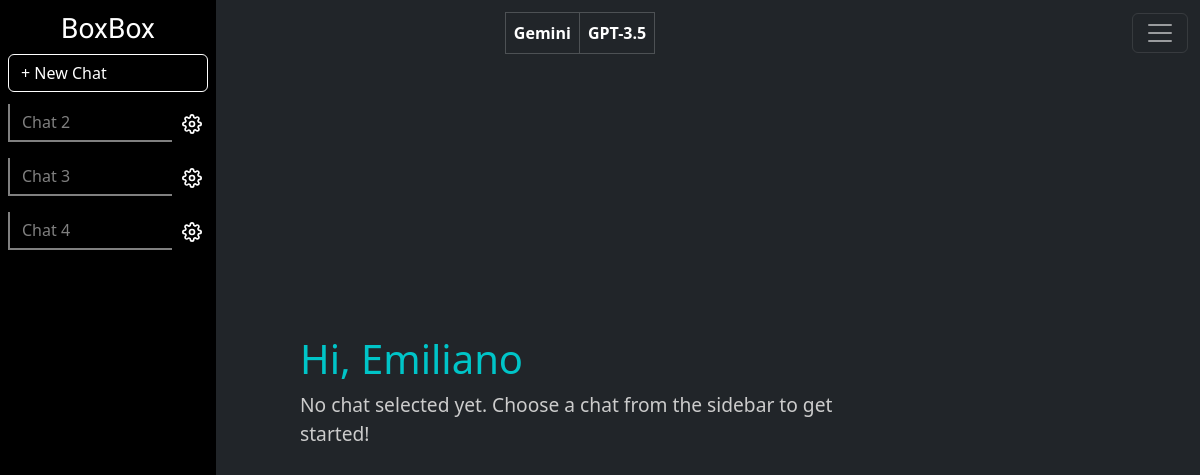
Page /mychats (signed in) on the earlier database version.
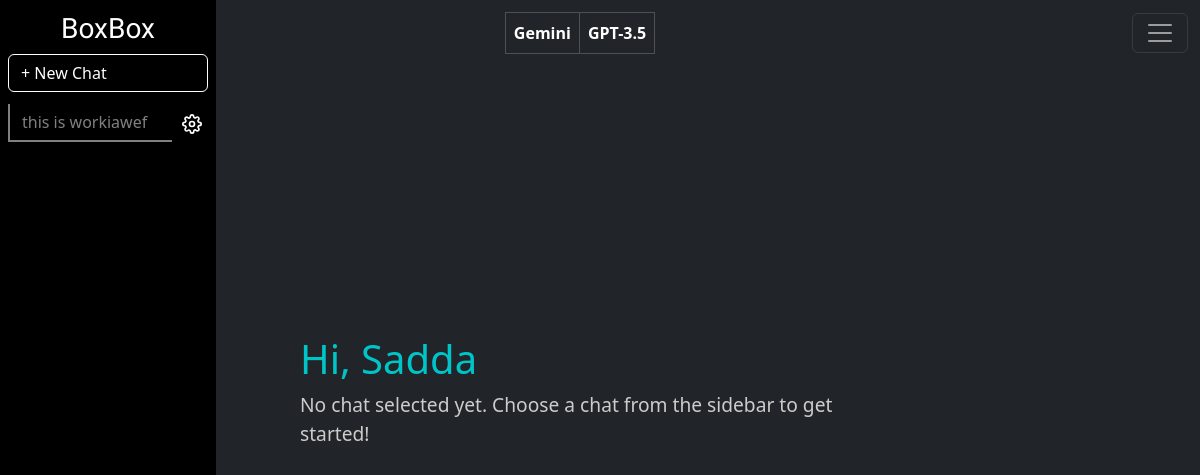
Same page on the later database version.
### main.py (models this page shows)
class Base(DeclarativeBase):
    pass

class ChatSession(db.Model, Base):
    __tablename__ = "chat_sessions"
    id: Mapped[int] = mapped_column(db.Integer, primary_key=True)
    user_id: Mapped[int] = mapped_column(db.Integer, db.ForeignKey("users.id"))
    name: Mapped[str] = mapped_column(db.String(100), nullable=False)
    user: Mapped[User] = relationship("User", back_populates="chat_sessions")
    messages: Mapped[list["Message"]] = relationship("Message", back_populates="chat_session", cascade='all, delete-orphan')

class User(UserMixin, db.Model):
    __tablename__ = "users"
    id: Mapped[int] = mapped_column(Integer, primary_key=True)
    email: Mapped[str] = mapped_column(String(100), unique=True)
    password: Mapped[str] = mapped_column(String(100))
    name: Mapped[str] = mapped_column(String(100))
    chat_sessions: Mapped[list["ChatSession"]] = relationship("ChatSession", back_populates="user")

### main.py (the view, shortened to what this page needs)
@app.route('/mychats', defaults={'chat_id': None})
@app.route('/mychats/<int:chat_id>')
@login_required
def my_chats(chat_id):
    my_chats = ChatSession.query.filter_by(user_id=current_user.id).all()
    chat = None
    messages = None
    return render_template('chat.html', my_chats=my_chats, current_chat_id=chat_id, chat=chat, messages=messages, name=current_user.name)

### main.py (called while the page is built)
@login_manager.user_loader
def load_user(user_id):
    return User.query.get(int(user_id))

### templates/chat.html (shortened to what this page needs)
<!DOCTYPE html>
<html lang="en">
<head>
  <link href="https://cdn.jsdelivr.net/npm/bootstrap@5.3.3/dist/css/bootstrap.min.css" rel="stylesheet"
 />
  <link rel="stylesheet" href="{{url_for('static', filename='css/chat.css')}}" />
</head>
<body>
  <nav class="navbar navbar-dark fixed-top navbar-fixed-top">
    <div class="container-fluid">
      <div class="row">
        <table class="table table-bordered table-dark my-1">
          <thead>
            <tr>
              <th scope="col">Gemini</th>
              <th scope="col">GPT-3.5</th>
            </tr>
          </thead>
        </table>
      </div>
      <div class="dropdown">
        <button class="navbar-toggler" type="button" id="dropdownMenuButton" data-bs-toggle="dropdown"
          aria-expanded="false">
          <span class="navbar-toggler-icon"></span>
        </button>
      </div>
    </div>
  </nav>
  <div class="fixed-sidebar pt-1 p-2">
    <h3 class="d-flex my-2 justify-content-center align-items-center text-white boxbox-font">
      BoxBox
    </h3>
    <a href="{{ url_for('create_chat') }}" class="btn w-100 mb-2 text-white new-chat">+ New Chat</a>
    <ul class="list-group list-group-flush text-white" id="chat-list">
      {% for chat in my_chats %}
      <li class="mb-2 d-flex justify-content-between align-items-center chat-item">
        <a id="chat-btn-{{chat.id}}"
          class="chat-btn flex-grow-1 my-1 text-start {% if chat.id == current_chat_id %}active{% endif %}"
          href="{{ url_for('my_chats', chat_id=chat.id) }}" >{{ chat.name }}</a>
        <div class="btn-group">
          <button type="button" class="settings-button" style="outline: none; box-shadow: none"
            data-bs-toggle="dropdown" aria-expanded="false">
            <img src="{{ url_for('static', filename='images/icons/settings.svg') }}" />
          </button>
        </div>
      </li>
      {% else %}
      <li>You have no chats yet.</li>
      {% endfor %}
    </ul>
  </div>
  <div class="main-content">
    {% if chat %}
    <div id="loader" class="spinner-border text-light d-none" role="status">
      <span class="visually-hidden">Loading...</span>
  </div>
    <div id="messages">
      <br />
      {% for message in messages %} {% if message.sender == 'gemini' or
      message.sender == 'gpt3_5' %}
      <div class="ai-messages-container justify-content-between">
        {% if message.sender == 'gemini' %}
        <div class="gemini-message">
          <span class="terminal-prefix">Gemini:</span>
          <pre>{{ message.content }}</pre>
        </div>
        {% set next_message = loop.nextitem %} {% if next_message.sender ==
        'gpt3_5' %}
        <div class="gpt3_5-message">
          <span class="terminal-prefix">Gpt-3.5:</span>
          <pre>{{ next_message.content }}</pre>
        </div>
        {% endif %} {% endif %}
      </div>
      {% elif message.sender == 'user' %}
      <div class="user-message">
        <span class="terminal-prefix">You:</span>
        <pre>{{ message.content }}</pre>
      </div>
      {% endif %} {% endfor %}
    </div>
    <div class="chat-input-container">
      <div class="input-group chat-container">
        <textarea type="text" class="form-control prompt-input" id="messageInput" placeholder="Ask BoxBox..."
          aria-describedby="button-addon2"></textarea>
        <button class="btn button-color prompt-send" type="button" id="sendButton">
          <img src="{{ url_for('static', filename='images/icons/send-white.svg') }}" class="send-icon" alt="Send" />
        </button>
      </div>
    </div>
    {% else %}
    <div class="no-chat-selected">
      <h1 class="text-color-h">Hi, {{name.title()}}</h1>
      <p>
        No chat selected yet. Choose a chat from the sidebar to get started!
      </p>
    </div>
    {% endif %}
  </div>
</body>
</html>

Differences in the rows shown:
removed ChatSession: name "Chat 3"
removed ChatSession: name "Chat 4"
changed ChatSession: name "Chat 2" → "this is workiawef"
changed User: title "Emiliano" → "Sadda"
